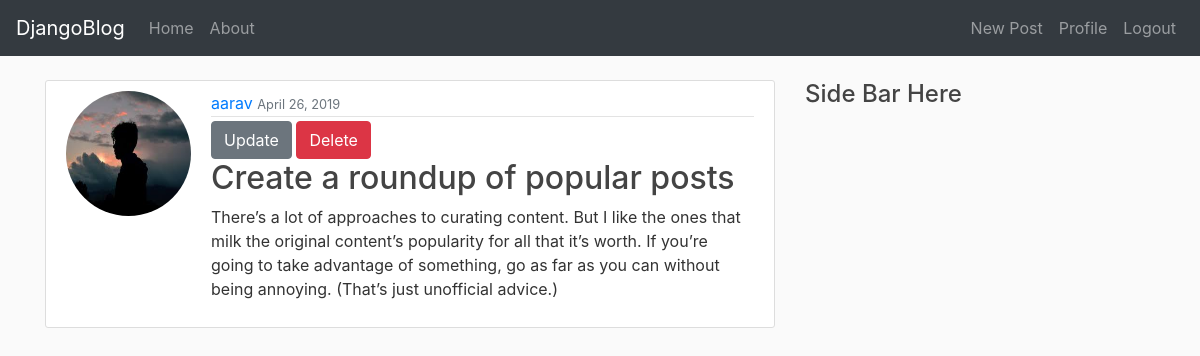
The page /post/25/ (signed in) on the database its author committed.
### blog/models.py (models this page shows, shortened)
class Post(models.Model):
	title=models.CharField(max_length=200)
	content=models.TextField()
	date_posted=models.DateTimeField(default=timezone.now)
	author=models.ForeignKey(User,on_delete=models.CASCADE)

### users/models.py (models this page shows, shortened)
class Profile(models.Model):
	user=models.OneToOneField(User,on_delete=models.CASCADE)
	image=models.ImageField(default='default.jpg',upload_to='user_profile_pic')

### blog/views.py (the view)
# urls.py: path('post/<int:pk>/', PostDetailView.as_view(),name='post_detail'),
class PostDetailView(LoginRequiredMixin,DetailView):
      model=Post

### blog/templates/blog/post_detail.html
{% extends 'blog/base.html' %}
{% block content %}
<article class="media content-section">
<img class="rounded-circle account-img" src="{{object.author.profile.image.url}}">
	<div class="media-body">
		<div class="article-metadata">
		<a href="mr-2" >{{object.author}}</a>
		<small class="text-muted">{{object.date_posted|date:"F d, Y"}}</small>
	</div>
	<div>
		{% if user.is_authenticated %}
		<a href="{% url 'post_update' object.id %}" class="btn btn-secondary">Update</a>
		<a href="{% url 'post_delete' object.id %}" class="btn btn-danger">Delete</a>
		{% endif %}
</div>
		<div class="">
			<h2 ><a href="#" class="article-title">{{object.title}}</a></h2>
			<p class="article-content">{{object.content}}</p>
		</div>
</div>
</article>
{% endblock %}

### blog/static/blog/main.css (style rules this page uses)
body { background: #fafafa; color: #333333; margin-top: 5rem; }
h1, h2, h3, h4, h5, h6 { color: #444444; }
.content-section { background: #ffffff; padding: 10px 20px; border: 1px solid #dddddd; border-radius: 3px; margin-bottom: 20px; }
.article-title { color: #444444; }
.article-content { white-space: pre-line; }
.article-metadata { padding-bottom: 1px; margin-bottom: 4px; border-bottom: 1px solid #e3e3e3 }
.account-img { height: 125px; width: 125px; margin-right: 20px; margin-bottom: 16px; }

### rows shown on the page
Post: author.profile.image (picture), author "aarav", date_posted "April 26, 2019", title "Create a roundup of popular posts", content "There’s a lot of approaches to curating content. But I like the ones that milk the original content’s popularity for all that it’s worth. If you’re going to take advantage of something, go as far as you can without being annoying. (That’s just unofficial advice.)"
